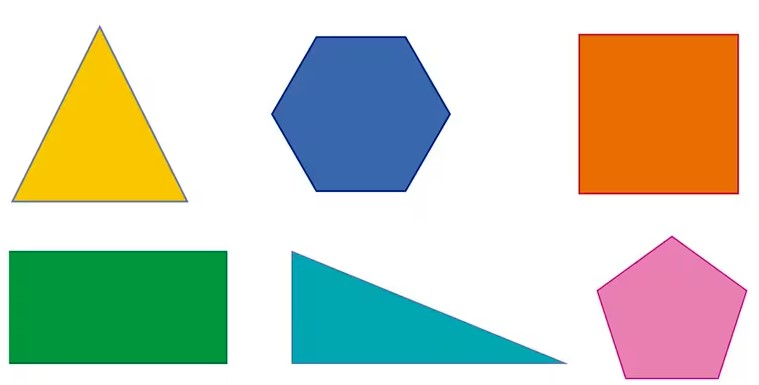
#> input picture Mision1-Control-de-Trayectoria/cva-others/ima.jpg, 759 x 385 px
$ python figure_detector_other.py
#> lines starting #> are read from the running program, lines starting #| are printed output that depends on the picture; after the words box and inside, x2 and y2 are one past the last pixel; in counts of white or black regions, pixels touching at a corner belong together
# Otro detector de figuras
import cv2
import numpy as np

# Leer la imagen en color
img = cv2.imread('ima.jpg')
#> img is the input picture: shape (385, 759, 3); mean B, G, R 188.2, 206.2, 201

# Convertir la imagen a escala de grises
gray = cv2.cvtColor(img, cv2.COLOR_BGR2GRAY)
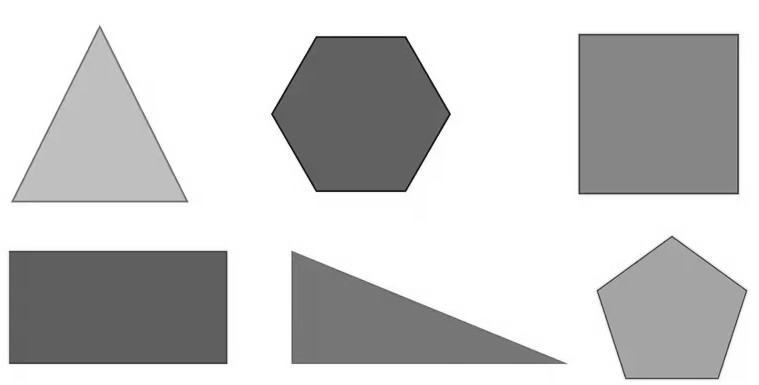
#> gray: shape (385, 759); min 9, max 255, mean 202.6

# Aplicar un desenfoque gaussiano para reducir el ruido
blurred = cv2.GaussianBlur(gray, (5, 5), 0)

# Aplicar un umbral adaptativo para binarizar la imagen
thresh = cv2.adaptiveThreshold(blurred, 255, cv2.ADAPTIVE_THRESH_GAUSSIAN_C, cv2.THRESH_BINARY_INV, 11, 2)
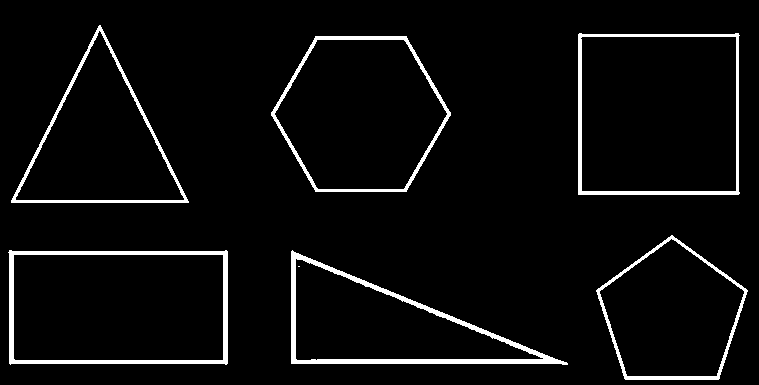
#> thresh: shape (385, 759); 4.6% white; 7 white regions (1 under 20 px)

# Encontrar contornos en la imagen binarizada
contours, _ = cv2.findContours(thresh, cv2.RETR_EXTERNAL, cv2.CHAIN_APPROX_SIMPLE)
#> contours = 6 contours; box (x1, y1, x2, y2) and area: (578, 33, 740, 195) 25610, (8, 250, 228, 365) 24424, (271, 36, 451, 192) 20900, (11, 25, 189, 203) 15836, (291, 250, 568, 365) 15440, (596, 235, 748, 380) 15042

# Iterar sobre los contornos encontrados
for contour in contours:
    # Aproximar la forma del contorno a una forma más simple
    approx = cv2.approxPolyDP(contour, 0.04 * cv2.arcLength(contour, True), True)

    # Calcular el número de lados de la figura aproximada
    sides = len(approx)

    # Determinar el tipo de forma basado en el número de lados
    shape = ""
    if sides == 3:
        shape = "Triángulo"
    elif sides == 4:
        # Calcular el aspecto del contorno para distinguir entre cuadrados y rectángulos
        x, y, w, h = cv2.boundingRect(approx)
        aspect_ratio = float(w) / h
        if 0.95 <= aspect_ratio <= 1.05:
            shape = "Cuadrado"
        else:
            shape = "Rectángulo"

    # Dibujar la forma detectada y mostrar su tipo
    cv2.drawContours(img, [contour], -1, (0, 255, 0), 2)
#> (the run stopped early here; a loop or call above may not have finished)

$ run again, with Mision1-Control-de-Trayectoria/cva-others/shapes.jpg copied over Mision1-Control-de-Trayectoria/cva-others/ima.jpg
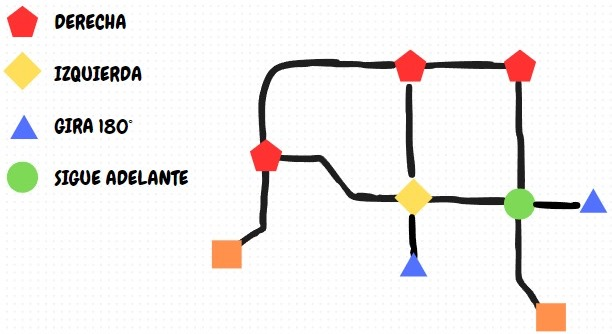
#> input picture Mision1-Control-de-Trayectoria/cva-others/shapes.jpg, 612 x 334 px
#> img is the input picture: shape (334, 612, 3); mean B, G, R 235.8, 237.7, 240.7
#> `thresh = cv2.adaptiveThreshold(blurred, 255, cv2.ADAPTIVE_THRESH_GAUSS..`:
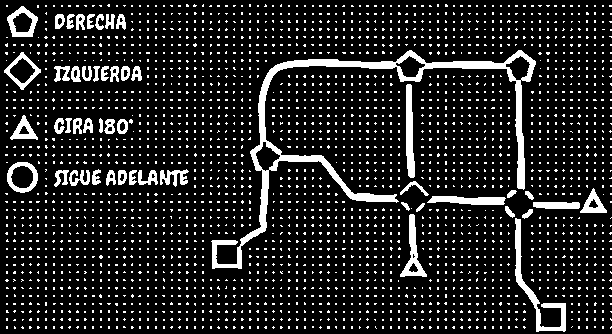
#> thresh: shape (334, 612); 13.4% white; 2695 white regions (2647 under 20 px)
#> contours = 2695 contours, 2647 with area under 20; largest, box (x1, y1, x2, y2) and area: (211, 50, 536, 269) 5816, (515, 218, 566, 332) 797, (7, 162, 38, 193) 723, (4, 52, 41, 90) 690, (7, 6, 38, 37) 638
#> the loop `for contour in contours:` made 2695 passes
#> (contour, approx, sides, shape, x, y, w, h) on pass 48: ([[202, 326], [202, 328], [203, 327], [203, 326]], [[203, 326], [202, 326], [202, 328], [203, 327]], 4, 'Rectángulo', 202, 326, 2, 3)
#> after the loop `for contour in contours:`:
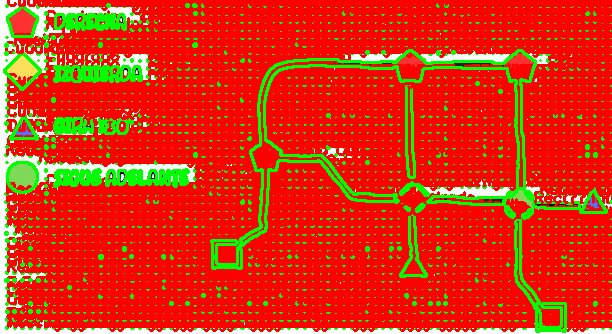
#> img: shape (334, 612, 3); mean B, G, R 14.4, 50.1, 219
